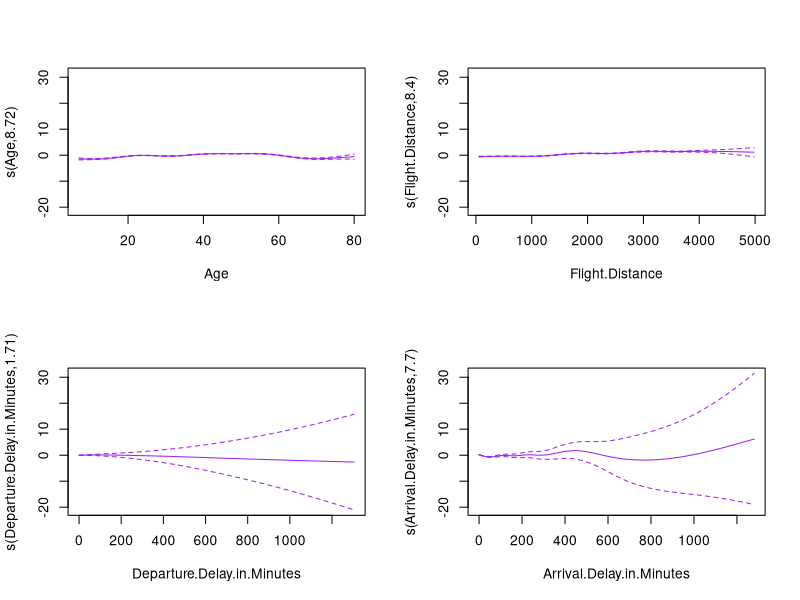
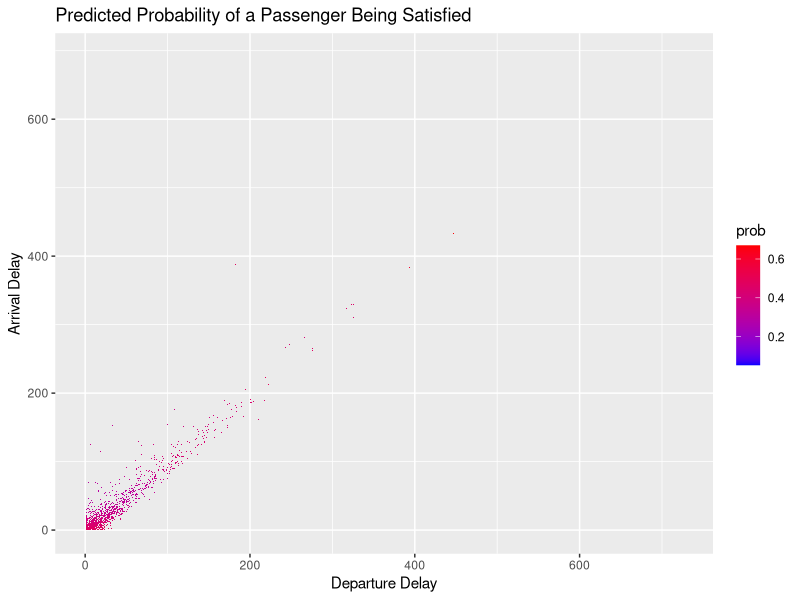
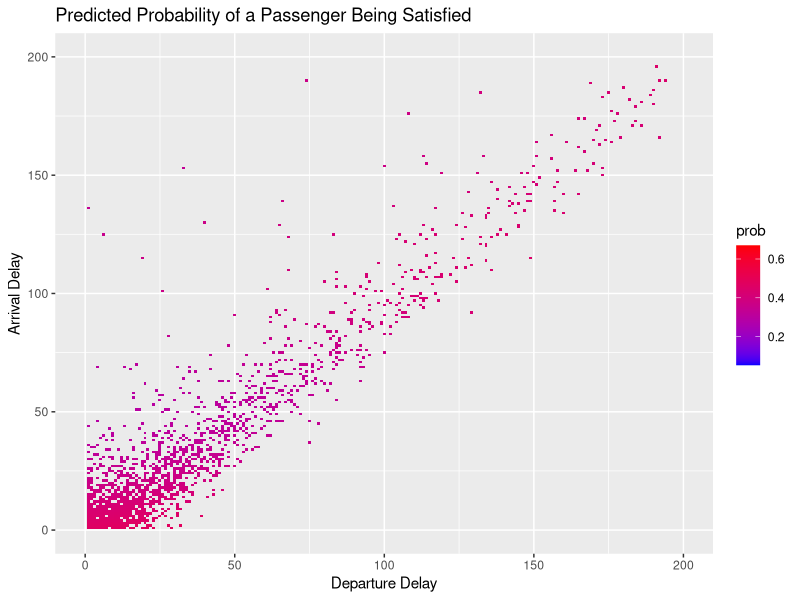

The R source for these figures, in order:
## ---- chunk 1
print(getwd())
## ---- chunk 2
satis<- read.csv("airline_passenger_satisfaction.csv")
satis<- satis[complete.cases(satis), ]
print(colSums(is.na(satis)))

#splitting into train and test datasets
sample <- sample(c(TRUE,FALSE), nrow(satis),  
                 replace=TRUE, prob=c(0.7,0.3)) 
satisTrain<- satis[sample, ] 
satisTest <- satis[!sample, ]

#print(unique(satisTrain$satisfaction))
#print(colSums(is.na(satisTrain)))
#print(colSums(is.na(satisTest)))
print(head(satisTrain))
## ---- chunk 3
vars<- c("Age", "Flight.Distance", "Departure.Delay.in.Minutes", "Arrival.Delay.in.Minutes", "satisfaction")
subTrain <- subset(satisTrain, select = vars)
subTrain$satisfaction<- ifelse(subTrain$satisfaction == "satisfied", 1, 0)

head(subTrain)
## ---- chunk 4
library(mgcv)

set.seed(100)

goodExperience <- gam(satisfaction ~ s(Age) + s(Flight.Distance) + s(Departure.Delay.in.Minutes) + s(Arrival.Delay.in.Minutes), 
                 family = binomial(link = "logit"), data = subTrain)
summary(goodExperience)
## ---- chunk 5
par(mfrow=c(2,2))
plot(goodExperience, se=TRUE,col="purple")

## ---- chunk 6
varsTest<- c("Departure.Delay.in.Minutes", "Arrival.Delay.in.Minutes", "satisfaction")
subTest <- subset(satisTest, select = varsTest)
subTest$satisfaction<- ifelse(subTest$satisfaction == "satisfied", 1, 0)
## ---- chunk 7
newExperience <- gam(satisfaction ~ s(Departure.Delay.in.Minutes) + s(Arrival.Delay.in.Minutes), 
                 family = binomial(link = "logit"), data = subTrain)

subTest$prob <- predict.gam(newExperience, newdata = subTest, type = "response")

summary(subTest$Departure.Delay.in.Minutes)
summary(subTest$Arrival.Delay.in.Minutes)
summary(subTest$prob)
## ---- chunk 8
library(ggplot2)

ggplot(subTest, aes(x = Departure.Delay.in.Minutes, y = Arrival.Delay.in.Minutes, fill = prob)) +
  geom_tile() +
  scale_fill_gradient(low = "blue", high = "red") +
  labs(title = "Predicted Probability of a Passenger Being Satisfied", x = "Departure Delay", y = "Arrival Delay") +
  xlim(min(subTest$Departure.Delay.in.Minutes), max(subTest$Departure.Delay.in.Minutes)) +
  ylim(min(subTest$Arrival.Delay.in.Minutes), max(subTest$Arrival.Delay.in.Minutes))
## ---- chunk 9
ggplot(subTest, aes(x = Departure.Delay.in.Minutes, y = Arrival.Delay.in.Minutes, fill = prob)) +
  geom_tile() +
  scale_fill_gradient(low = "blue", high = "red") +
  labs(title = "Predicted Probability of a Passenger Being Satisfied", x = "Departure Delay", y = "Arrival Delay") +
  xlim(min(subTest$Departure.Delay.in.Minutes), 200) +
  ylim(min(subTest$Arrival.Delay.in.Minutes), 200)
